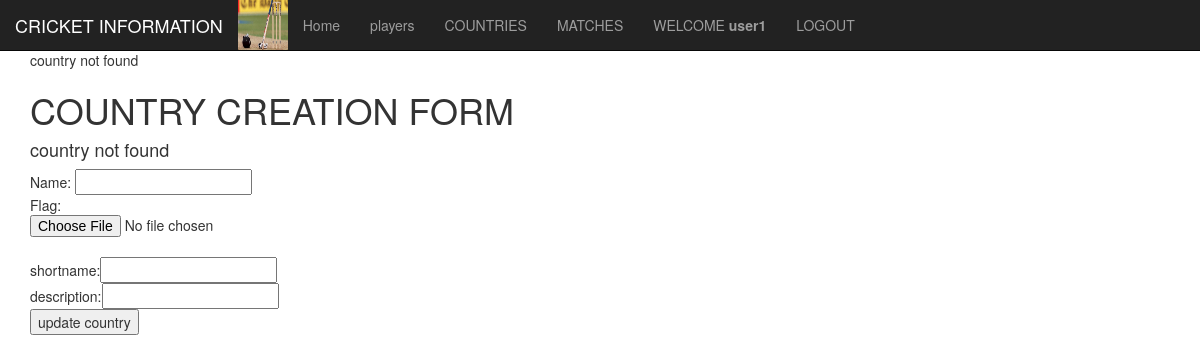
Page /update_country/3 (signed in) on the earlier database version.
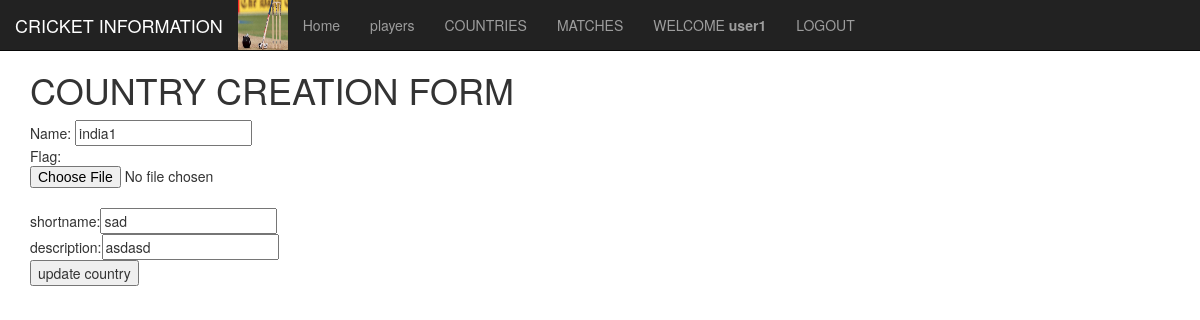
Same page on the later database version.
### info/models.py (models this page shows, shortened)
class abst(models.Model): # abstract model
	name=models.CharField(max_length=250)
	class Meta:
		abstract=True

class Country(abst):
	flag=models.ImageField(blank=True, null=True)
	shortname = models.CharField(max_length=256, unique=True)
	description=models.TextField(max_length=555,default="about your country")

### info/views.py (the view, shortened to what this page needs)
# urls.py: re_path("update_country/(?P<pk>[0-9]+)",update_country_view),# update_country_view(reobj,pk=23)
def update_country_view(request,pk):
	country = Country.objects.filter(id=pk)
	if country:
		country=country[0]
		msg=""
	else:
		msg="country not found"
	return render(request, "info/update_country.html",
		{"data": country,"message":msg})

### info/templates/info/update_country.html (shortened to what this page needs)
{% extends 'info/home.html'%}
{% block container%}
	<h1>COUNTRY CREATION FORM</h1>
	<h4>{{ message }}</h4>
	<form method="post" enctype="multipart/form-data">
		Name: <input type="text" name="name" value="{{data.name}}"><br>
		Flag:<input type="file" name="flag"><br>
		shortname:<input type="text" name="shortname" value="{{data.shortname}}"><br>
		description:<input type="textarea" name="description" value="{{data.description}}"><br>
		<input type="submit" name="" value="update country">
	</form>
{% endblock %}

### info/templates/info/home.html (shortened to what this page needs)
<!DOCTYPE html>
<html lang="en">
<head>
  <link rel="stylesheet" href="https://maxcdn.bootstrapcdn.com/bootstrap/3.4.0/css/bootstrap.min.css">
  <link rel="stylesheet" type="text/css" href="//cdn.datatables.net/1.10.19/css/jquery.dataTables.min.css">
</head>
<body style="height:1500px">
<nav class="navbar navbar-inverse navbar-fixed-top">
  <div class="container-fluid">
    <div class="navbar-header">
      <a class="navbar-brand" href="#">CRICKET INFORMATION</a>
      <img src="/static/info/images/logo.jpeg" width="50px" height="50px">
    </div>
    <ul class="nav navbar-nav">
      <li><a href="/">Home</a></li>
      {% if request.user.is_authenticated %}
      <li><a href="/players">players</a></li>
      <li><a href="/countries">COUNTRIES</a></li>
      <li><a href="/matches">MATCHES</a></li>
      <li><a href="#">WELCOME <b>{{ request.user.username}}</b></a></li>
      <li><a href="/logout">LOGOUT</a></li>
      {% endif %}
    </ul>
  </div>
</nav>
<div class="container" style="margin-top:50px">
  <p>{{message}}</p>
  {% block container%}{% endblock %}
</div>
</body>
</html>

Differences in the rows shown:
added Country: name "india1", shortname "sad", description "asdasd"
Other differences:
{{ message }}: "country not found" → (not shown)
